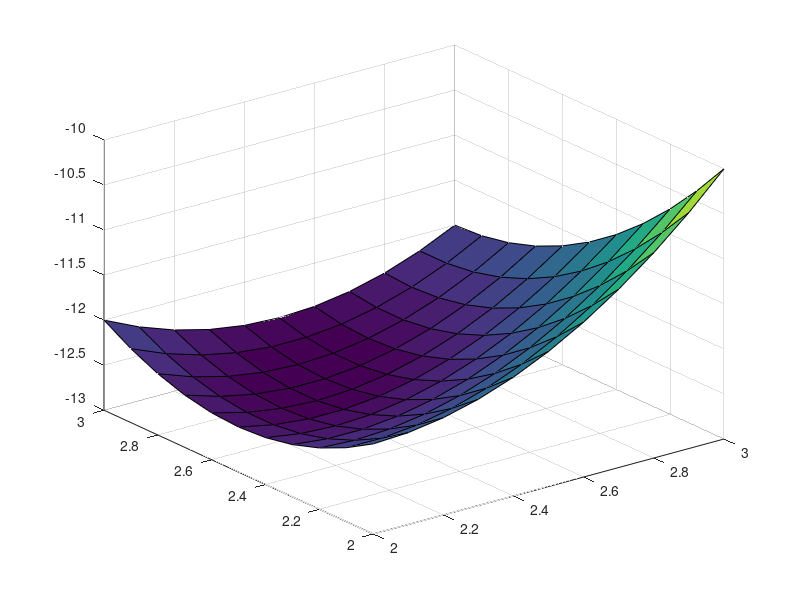

Reproduce this figure in MATLAB. (Note: this script raises an error after producing the figure.)
A = [2 -1; -1 2];
b = [2; 3];
t = 2:0.1:3;
[x1, x2] = meshgrid(t);
z = A(1,1)*x1.^2+2*A(1,2)*x1.*x2+A(2,2)*x2.^2 ...
    -2*b(1)*x1-2*b(2)*x2;
surf(x1,x2,z)
[x, niter] = sd(A, b)